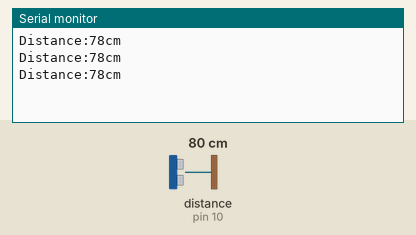
This sketch was run on a simulated Arduino Uno, built with avr-gcc and run on an emulated ATmega328P. On the bench: the last lines printed to the serial monitor. Wiring (inferred from the names in the program): ultrasonic range finder: trigger pin 9; echo pin 10. Inputs (shaded band) come from the test bench; at power-on: distance to the obstacle (sensor on pin 10) 80 cm. The echo pulse lasts 58.3 µs per cm.

Above: at 1.3 s.
1.4 s: distance to the obstacle (sensor on pin 10) set to 2 cm
At 1.9 s:
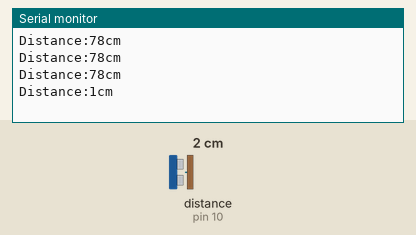
2.9 s: distance to the obstacle (sensor on pin 10) set to 4 cm
At 3.4 s:
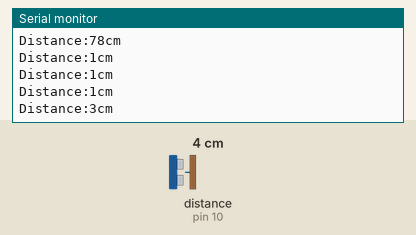
Timing chart, 0 to 5.9 s (numbered marks = the images above; inputs shaded):
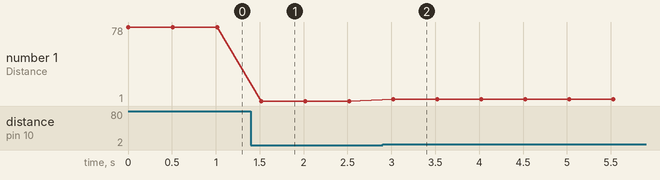

Measured:
- after the input at 1.4 s, the serial monitor: prints a new line after 0.12 s (image 1)
- after the input at 2.9 s, the serial monitor: prints a new line after 0.12 s (image 2)
- plotted number 1: 78 → 1 after the input at 1.4 s, 1 → 3 after the input at 2.9 s

The sketch:

Ultrasonic_Sensor.ino
```cpp
// C++ code
//
int trig=9;
int echo=10;
long duration;
int distance;
void setup()
{
  Serial.begin(9600);
  pinMode(trig,OUTPUT);
  pinMode(echo,INPUT);
}
void loop()
{
  digitalWrite(trig,LOW);
  delayMicroseconds(2);
  digitalWrite(trig,HIGH);
  delayMicroseconds(10);
  digitalWrite(trig,LOW);
  duration=pulseIn(echo,HIGH);
  distance=duration*0.034/2.0;
  Serial.print("Distance:");
  Serial.print(distance);
  Serial.println("cm");
  delay(500);
}
                   
```
